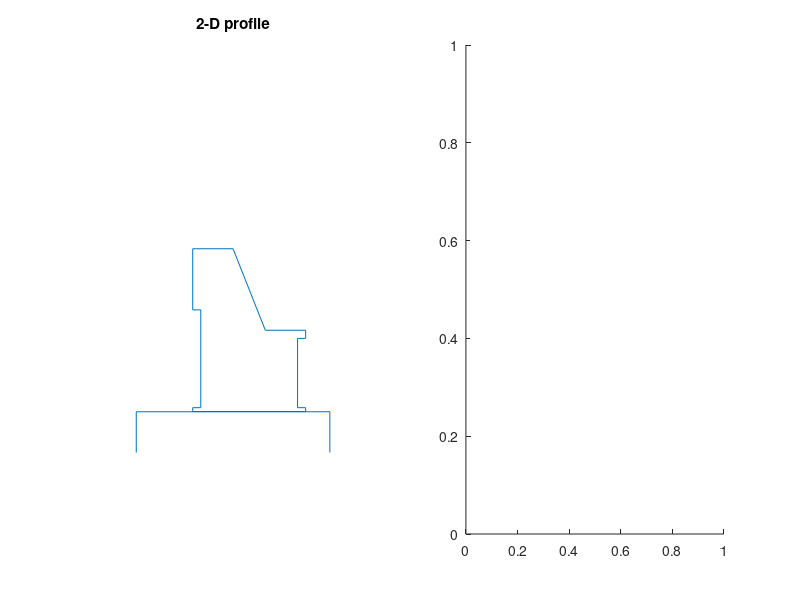

Write the MATLAB code that produced this figure. (Note: this script raises an error after producing the figure.)
clear
clc
close all
% Listing 11.11 Rotating an irregular shape
u = [0 0 3 3 1.75 1.75 2 2 1.75 1.75 3 4 ...
5.25 5.25 5 5 5.25 5.25 3 3 6 6];
v = [0 .5 .5 .502 .502 .55 .55 1.75 1.75 ...
2.5 2.5 1.5 1.5 1.4 1.4 ...
.55 .55 .502 .502 .5 .5 0];
subplot(1, 2, 1)
plot(u, v)
axis ([-1 7 -1 5]), axis off
title('2-D profile')
facets = 200;
subplot(1, 2, 2)
[xx tth] = meshgrid( u, linspace(0, 2*pi, facets) );
rr = meshgrid( v, 1:facets);
yy = radius .* cos(tth);
zz = radius .* sin(tth);
surf(xx, yy, zz);
shading interp
axis square, axis tight, axis off
colormap bone
lightangle(60, 45)
alpha(0.8)
title('rotated object')
